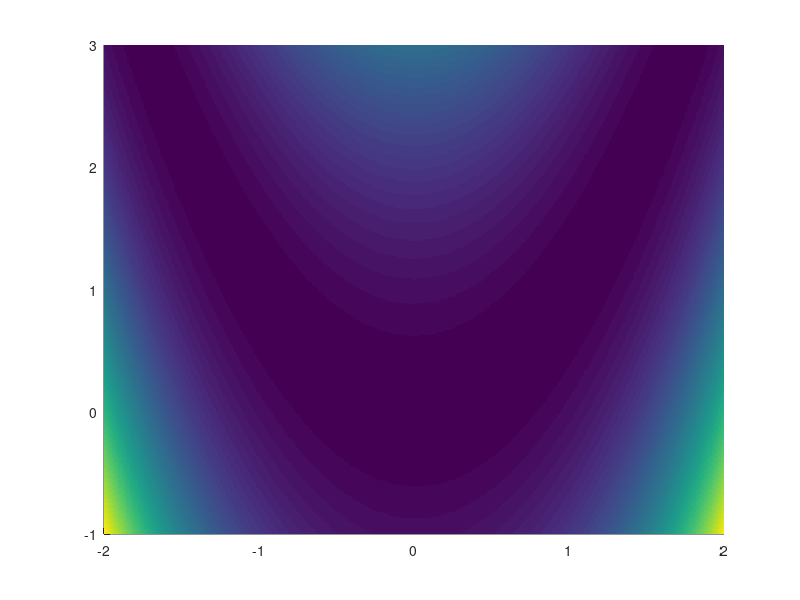

Source code (MATLAB): (Note: this script raises an error after producing the figure.)
## Sappiamo che ha minimo in 1,1
f=@(x,y) 100*(y-x.^2).^2+(1-x).^2;

ab=[-2,2];
cd=[-1,3];

[X,Y]=meshgrid(ab(1):0.01:ab(2),cd(1):0.01:cd(2));
Z=f(X,Y);

surface(X,Y,Z)
shading flat

hold on

min=neldermead(f,10^(-2),100,[1,1],[0,0],[2,0])

pause(60)